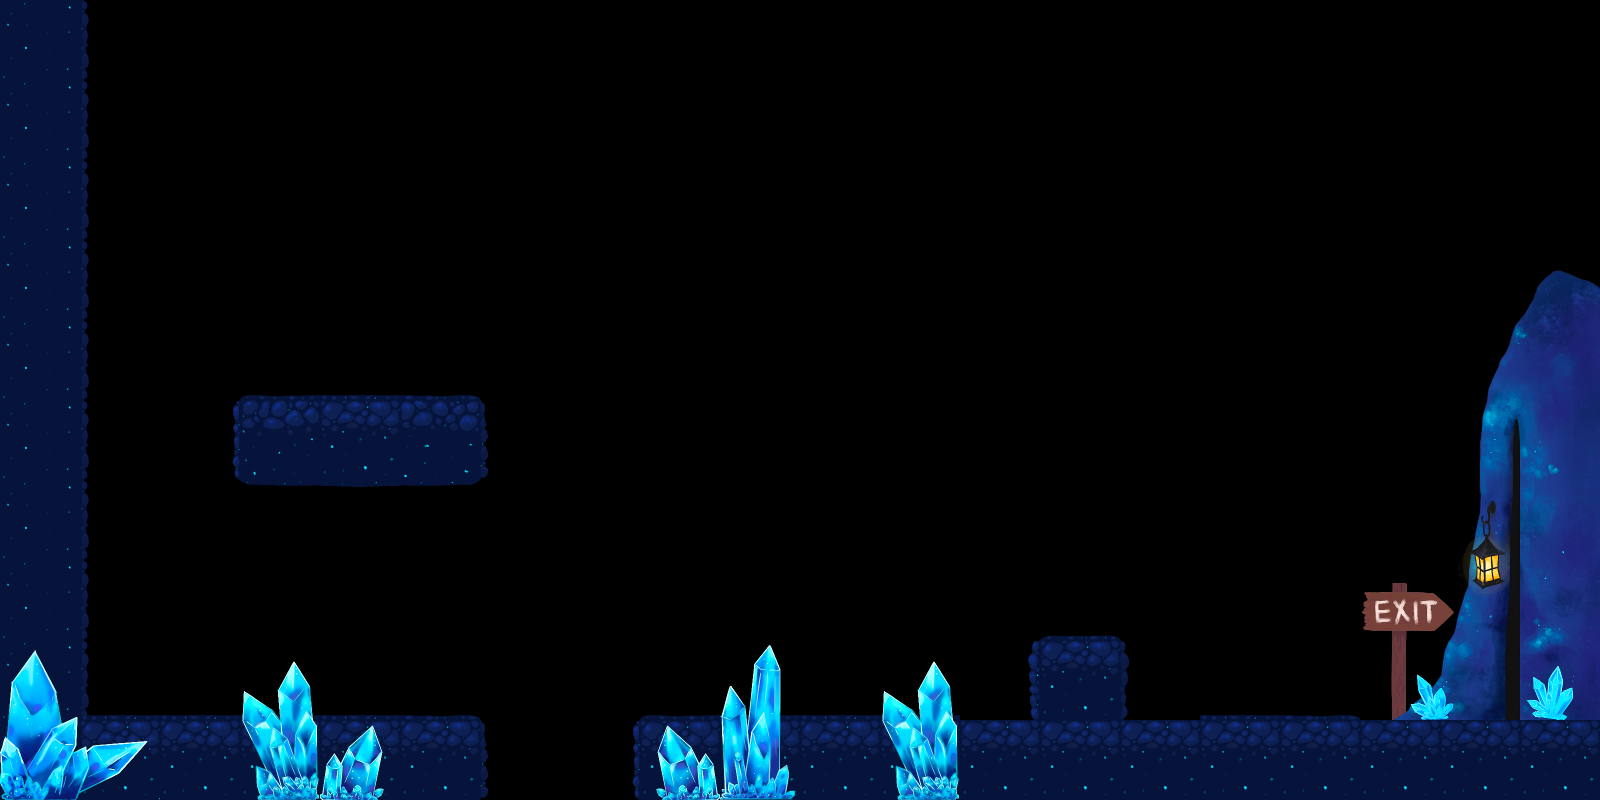

The image is a tile-based game level rendered from a .tmx file. Its description and complete source (layers, tilesets, objects, tile grids) follow:
An orthogonal 20x10 tile map with 80x80 px tiles, 3 tile layers (BehindLayer, CollideLayer, ForegroundLayer) and 2 objects (2x crate).

<map version="1.4" tiledversion="1.4.2" orientation="orthogonal" renderorder="right-down" width="20" height="10" tilewidth="80" tileheight="80" infinite="0" nextlayerid="11" nextobjectid="12">
 <editorsettings>
  <export target="magetiles1.json" format="json" />
 </editorsettings>
 <tileset firstgid="1" name="magetiles" tilewidth="80" tileheight="80" tilecount="64" columns="8">
  <image source="magetiles.png" width="640" height="640" />
 </tileset>
 <layer id="4" name="BehindLayer" width="20" height="10">
  <data encoding="csv">
9,10,0,0,0,0,0,0,0,0,0,0,0,0,0,0,0,0,0,0,
9,10,0,0,0,0,0,0,0,0,0,0,0,0,0,0,0,0,0,0,
9,10,0,0,0,0,0,0,0,0,0,0,0,0,0,0,0,0,0,0,
9,10,0,0,0,0,0,0,0,0,0,0,0,0,0,0,0,0,0,0,
0,10,0,11,12,13,0,0,0,0,0,0,0,30,0,0,0,0,31,0,
0,10,18,0,0,0,22,0,0,0,0,0,0,0,0,0,0,0,39,0,
0,10,0,27,28,29,0,0,0,0,0,0,0,0,0,0,0,0,47,0,
0,10,0,0,0,0,0,0,0,0,0,0,0,7,0,0,0,54,55,0,
0,25,12,12,12,13,0,0,11,12,12,12,14,12,16,12,13,62,63,0,
0,0,0,0,0,0,22,18,0,0,0,0,0,0,0,0,0,0,0,50
</data>
 </layer>
 <layer id="3" name="CollideLayer" width="20" height="10">
  <data encoding="csv">
0,0,0,0,0,0,0,0,0,0,0,0,0,0,0,0,0,0,0,0,
0,0,0,0,0,0,0,0,0,0,0,0,0,0,0,0,0,0,0,0,
0,0,0,0,0,0,0,0,0,0,0,0,0,0,0,0,0,0,0,0,
0,0,0,0,0,0,0,0,0,0,0,0,0,0,0,0,0,0,0,0,
9,0,0,0,0,0,0,0,0,0,0,0,0,0,0,0,0,0,0,0,
9,0,0,19,20,21,0,0,0,0,0,0,0,0,0,0,0,0,0,0,
9,0,0,0,0,0,0,0,0,0,0,0,0,0,0,0,0,0,0,0,
9,0,0,0,0,0,0,0,0,0,0,0,0,0,0,0,0,0,0,0,
9,0,0,0,0,0,0,0,0,0,0,0,0,20,0,0,0,0,0,0,
9,20,20,20,20,20,0,0,20,20,20,20,20,20,20,20,20,20,20,20
</data>
 </layer>
 <layer id="9" name="ForegroundLayer" width="20" height="10">
  <data encoding="csv">
0,0,0,0,0,0,0,0,0,0,0,0,0,0,0,0,0,0,0,0,
0,0,0,0,0,0,0,0,0,0,0,0,0,0,0,0,0,0,0,0,
0,0,0,0,0,0,0,0,0,0,0,0,0,0,0,0,0,0,0,0,
0,0,0,0,0,0,0,0,0,0,0,0,0,0,0,0,0,0,0,24,
0,0,0,0,0,0,0,0,0,0,0,0,0,0,0,0,0,0,0,32,
0,0,0,0,0,0,0,0,0,0,0,0,0,0,0,0,0,0,0,40,
0,0,0,0,0,0,0,0,0,0,0,0,0,0,0,0,0,0,0,48,
0,0,0,0,0,0,0,0,0,0,0,0,0,0,0,0,0,0,0,56,
36,0,0,35,0,0,0,0,0,38,0,35,0,0,0,0,0,0,0,64,
44,45,0,43,2147483685,0,0,0,37,46,0,43,0,0,0,0,0,0,0,0
</data>
 </layer>
 <objectgroup id="7" name="Crates">
  <object id="7" name="crate" x="800" y="720" width="160" height="160" />
  <object id="10" name="crate" x="1040" y="640" width="160" height="160" />
 </objectgroup>
</map>